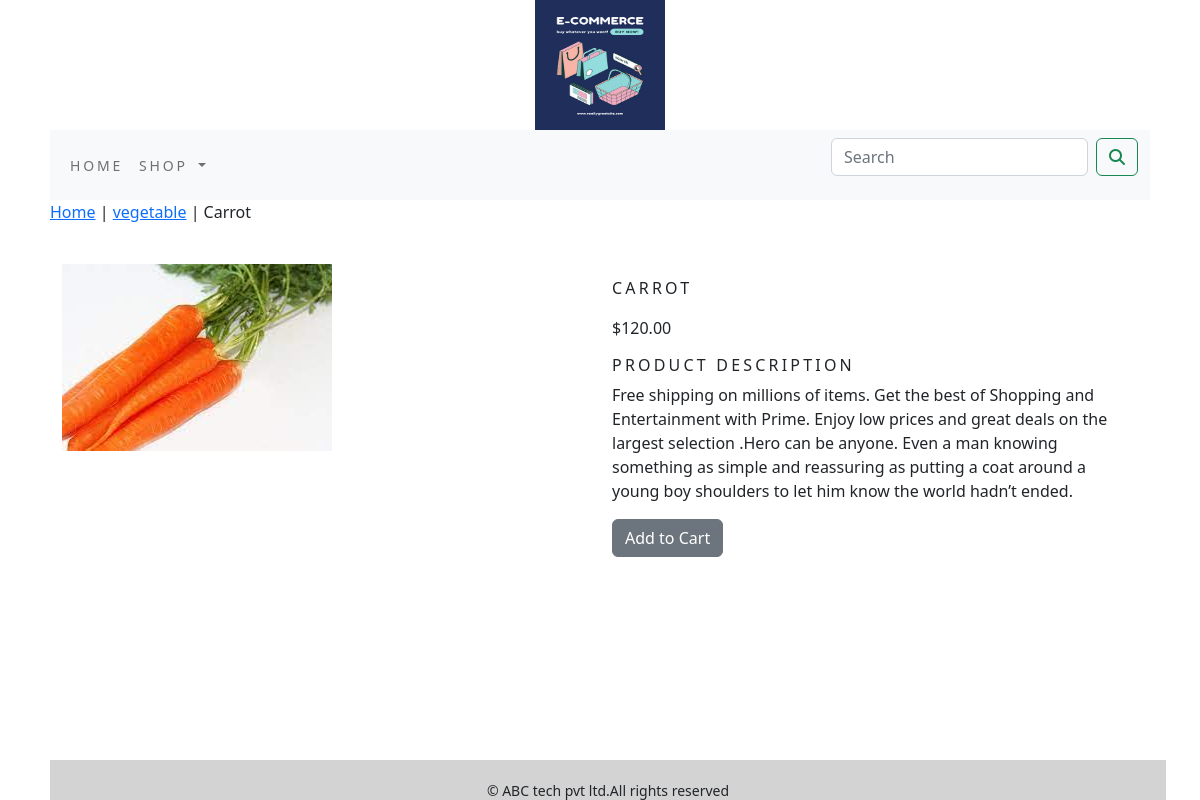
/shop/vegetable/carrot, run on the app's committed database.
### shopapp/models.py (models this page shows, shortened)
class product(models.Model):
    name = models.CharField(max_length=250, unique=True)
    slug = models.SlugField(max_length=250, unique=True)
    desc = models.TextField(blank=True)
    price = models.DecimalField(max_digits=10, decimal_places=2)
    category = models.ForeignKey(Category, on_delete=models.CASCADE)
    image = models.ImageField(upload_to='product', blank=True)
    stock = models.IntegerField()
    available = models.BooleanField(default=True)
    created = models.DateTimeField(auto_now_add=True)
    updated = models.DateTimeField(auto_now=True)
    class Meta:
        ordering = ('name',)
        verbose_name = 'product'
        verbose_name_plural = 'products'

class Category(models.Model):
    name = models.CharField(max_length=250, unique=True)
    slug = models.SlugField(max_length=250, unique=True)
    desc = models.TextField()
    image = models.ImageField(upload_to='category', blank=True)
    class Meta:
        ordering = ('name',)
        verbose_name = 'category'
        verbose_name_plural = 'categories'
    def get_url(self):
        return reverse('shopapp:products_by_category', args=[self.slug])
    def __str__(self):
        return '{}'.format(self.name)

### shopapp/views.py (the view)
# urls.py: path('<slug:c_slug>/<slug:product_slug>', views.proDetail, name='prodCatdetail')
def proDetail(request, c_slug, product_slug):
    try:
        product1 = product.objects.get(category__slug=c_slug, slug=product_slug)
    except Exception as e:
        raise e
    return render(request, 'product.html', {'product': product1})

### cart/context_processors.py (called while the page is built)
def counter(request):
    item_count=0
    if 'admin' in request.path:
        return {}
    else:
        try:
            cart=Cart.objects.filter(cart_id=_cart_id(request))
            cart_items=CartItem.objects.all().filter(cart=cart[:1])
            for cart_item in cart_items:
                item_count += cart_item.quantity
        except Cart.DoesNotExist:
            item_count=0
    return dict(item_count=item_count)

### cart/views.py (called while the page is built)
def _cart_id(request):
    cart = request.session.session_key
    if not cart:
        cart = request.session.create()
    return cart

### shopapp/context_processors.py (called while the page is built)
def menu_links(request):
    links = Category.objects.all()
    return dict(links=links)

### template/product.html (shortened to what this page needs)
{% extends 'base.html' %}
{% load static %}
{% block contend %}
<div class="row my_pro_rowc_lass">
    <div class="mx-auto">
        <p><a href="{% url 'shopapp:allProdCat' %}">Home</a> | <a href="{{product.category.get_url}}">{{product.category}}</a> | {{product.name}} </p>
    </div>
</div>
<div class="container">
    <br>
<div class="row">
    <div class="col-12 col-sm-12 col-md-12 col-lg-6 text= center">
        <div style="min-width:18rem;">
            <img src="{{product.image.url}}" alt="{{product.name}}" style= "bject-fit:cover;flex-grow:0;">
        </div>
    </div>
            <div class="col-12 col-sm-12 col-md-12 col-lg-6">
                <div class="my_pro">
            <h1 class="my_prod_title">{{product.name}}</h1>
            <p>${{product.price}}</p>
            <h3 class="my_title">Product Description</h3>
            <p class="text-justify my_prod_text">{{product.desc}}</p>
            {% if product.stock <= 0 %}
               <p class="text-justify my_prod_text"><b>Out of stock</b></p>
            {% else %}
              <a class="btn btn-secondary" href="{% url 'cart:add_cart' product.id %}">Add to Cart</a>
            {% endif %}
            </div>
            </div>
        </div>
</div>
{% endblock %}

### template/base.html (shortened to what this page needs)
{% load static %}
<html lang="en">
<head>
        <link href="{% static 'css/bootstrap.min.css' %}" rel="stylesheet" >
      <link rel="stylesheet" href="{% static 'css/custom.css' %}">
</head>
<body>
    <div>
       {% include 'header.html' %}
        {% include 'nav.html' %}
        {% block contend %}
        {% endblock %}
    </div>
      {% include 'footer.html' %}
</body>
</html>

### template/header.html
{% load static %}
<header>
    <center>
     <a href="{%url 'shopapp:allProdCat' %}"> <img src="{% static 'img/logo.png' %}" alt="logoimage" width="130px" height="130px"></a>
    </center>
</header>

### template/nav.html (shortened to what this page needs)
<nav class="navbar navbar-expand-lg navbar-light bg-light">
  <div class="container-fluid">
    <div class="collapse navbar-collapse" id="navbarSupportedContent">
      <ul class="navbar-nav me-auto mb-2 mb-lg-0">
        <li class="nav-item">
          <a class="nav-link" href="#">Home</a>
        </li>
        <li class="nav-item dropdown {% if 'shopapp' in request.path %} active {% endif %}">
          <a class="nav-link dropdown-toggle" href="#" id="navbarDropdown" role="button" data-bs-toggle="dropdown" aria-expanded="false">
            Shop
          </a>
        </li>
      </ul>
      <form class="d-flex" action="{% url 'search_app:SearchResult' %}" method="get">
        <input class="form-control me-2" type="search" placeholder="Search" name="q" aria-label="Search">
        <button class="btn btn-outline-success" type="submit"><i class="fa fa-search" ></i></button>
      </form>
    </div>
  </div>
</nav>

### template/footer.html
<div class="footer navbar-fixed-bottom   my_footer">
    <p class="text-center">&copy; ABC tech pvt ltd.All rights reserved</p>
</div>

### static/css/custom.css (style rules this page uses)
body { padding-left:50px; padding-right:50px; }
.nav-item { letter-spacing : .2em; font-size : 14px; text-transform : uppercase; }
.my_footer { background-color : lightgrey; height : 40px; width:93%; position:fixed; bottom:0; }
.my_footer p { padding-top : 20px; font-size :14px; }
.my_title { font-size : 16px; text-transform : uppercase; letter-spacing : .2em }
.my_prod_title { font-size:16px; text-transform:uppercase; letter-spacing:.2em; padding-top:15px; padding-bottom:10px; }
.my_prod_text { padding-right:20px }
.my_pro { padding-bottom:20px; }

### data on the page
product: category "vegetable", name "Carrot", image (picture), name "CARROT", price "120.00", desc "Free shipping on millions of items. Get the best of Shopping and Entertainment with Prime. Enjoy low prices and great deals on the largest selection .Hero can be anyone. Even a man knowing something as simple and reassuring as putting a coat around a young boy shoulders to let him know the world hadn’t ended."
